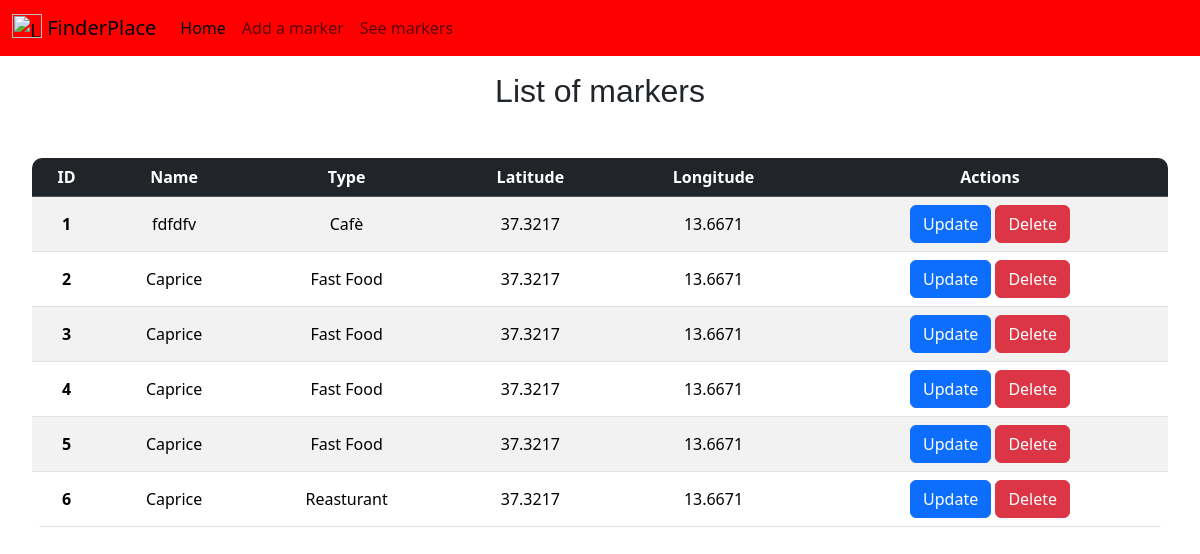
Before: /tabeldb.php with the older database file.
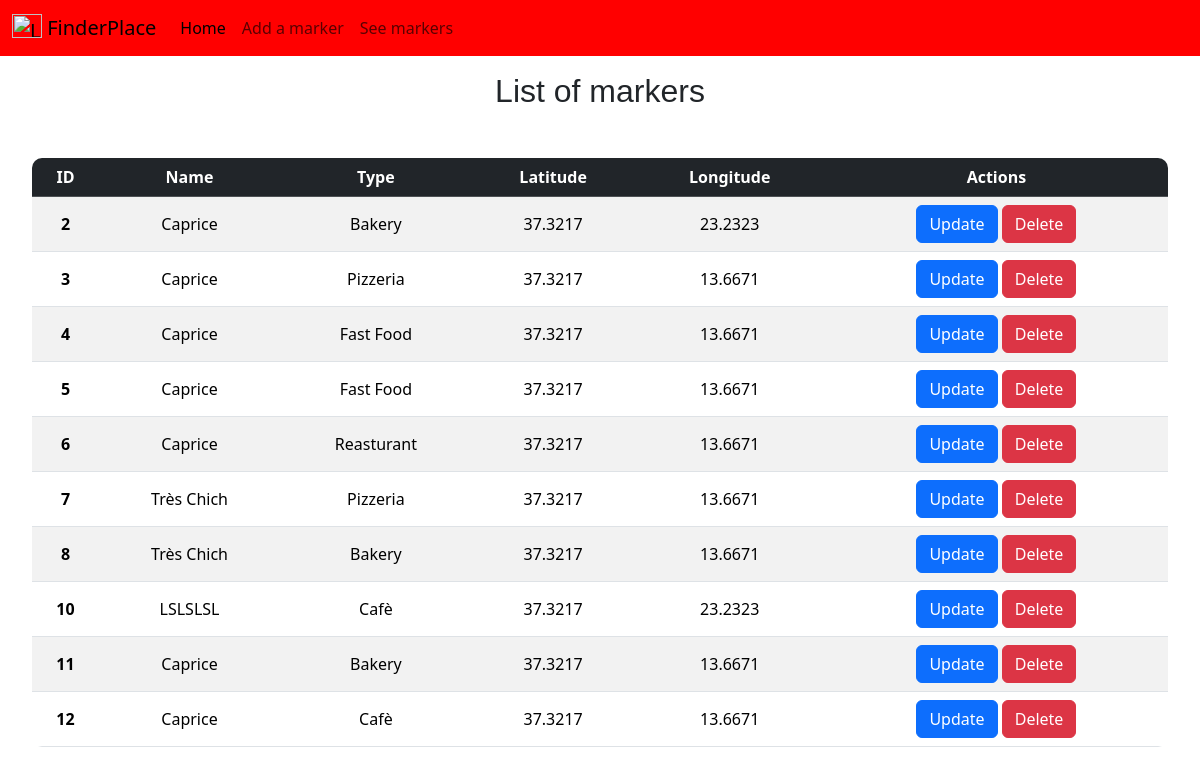
After: the same page with the newer database file.
### tables this page shows
CREATE TABLE `locations` (
  `ID_pos` int(255) NOT NULL,
  `Nome` varchar(255) NOT NULL,
  `Tipologia` varchar(255) NOT NULL,
  `lat` float DEFAULT NULL,
  `lon` float DEFAULT NULL
);

### tabeldb.php (the view)
<?php require_once "com.php"; ?>
 <h2>List of markers</h2>
<div id="tab_div">
<table id="tab" class="table table-striped align-middle">
    <thead class="table-dark ">
        <tr>
            <th scope="col">ID</th>
            <th scope="col">Name</th>
            <th scope="col">Type</th>
            <th scope="col">Latitude</th>
            <th scope="col">Longitude</th>
            <th scope="col">Actions</th>
        </tr>
    </thead>
    <tbody>
        <?php
        $conn = getdb();
        $sql = "SELECT ID_pos, Nome, Tipologia, lat, lon FROM locations";
        $result = $conn->query($sql);
        if ($result->num_rows > 0) {
            while ($row = $result->fetch_assoc()) {
                echo "<tr>
                    <th scope='row'>" . $row["ID_pos"] . "</th>
                    <td>" . $row["Nome"] . "</td>
                    <td>" . $row["Tipologia"] . "</td>
                    <td>" . $row["lat"] . "</td>
                    <td>" . $row["lon"] . "</td>
                    <td>
                        <a href='update_crud.php?id=" . $row["ID_pos"] . "' class='btn btn-primary'>Update</a>
                        <a href='delete.php?id=" . $row["ID_pos"] . "' class='btn btn-danger' onclick='return confirm(\"Are you sure?\")'>Delete</a>
                    </td>
                  </tr>";
            }
        } else {
            echo "<tr><td colspan='6'>No data found</td></tr>";
        }
        ?>
    </tbody>
</table>
    </div>

### navbar.php (shortened to what this page needs)
<link href="https://cdn.jsdelivr.net/npm/bootstrap@5.3.3/dist/css/bootstrap.min.css" rel="stylesheet">
<nav id="nav" class="navbar navbar-expand-lg bg-body-tertiary">
  <div class="container-fluid">
    <a class="navbar-brand">
      <img src="https://icons.iconarchive.com/icons/paomedia/small-n-flat/512/map-map-marker-icon.png" alt="Logo"
        width="30" height="24" class="d-inline-block align-text-top">
      FinderPlace
    </a>
    <div class="collapse navbar-collapse" id="navbarNav">
      <ul class="navbar-nav">
        <li class="nav-item">
          <a class="nav-link active" aria-current="page" href="index.php">Home</a>
        </li>
        <li class="nav-item">
          <a class="nav-link" href="updatedb.php">Add a marker</a>
        </li>
        <li class="nav-item">
          <a class="nav-link" href="tabeldb.php">See markers</a>
        </li>
      </ul>
    </div>
  </div>
</nav>

### com.php (shortened to what this page needs)
<?php
include_once "navbar.php";
?>
<link rel="stylesheet" type="text/css" href="./style.css">
<link href="https://cdn.jsdelivr.net/npm/bootstrap@5.3.3/dist/css/bootstrap.min.css" rel="stylesheet">

### com.php (style rules this page uses)
#nav { background-color: red !important; }
h1, h2 { text-align: center; padding: 1rem; font-family: 'Franklin Gothic Medium', 'Arial Narrow', Arial, sans-serif; }
#tab { width: 100% !important; margin-right: 2rem; text-align: center; border-radius: 10px; overflow: hidden; }
#tab_div { margin: 2rem; padding-bottom: 2rem; }

Changed rows visible on the page:
removed locations: ID_pos "1", Nome "fdfdfv", Tipologia "Cafè", lat "37.3217", lon "13.6671"
changed locations id 2: Tipologia "Fast Food" → "Bakery"; lon "13.6671" → "23.2323"
changed locations id 3: Tipologia "Fast Food" → "Pizzeria"
added locations: ID_pos "7", Nome "Très Chich", Tipologia "Pizzeria", lat "37.3217", lon "13.6671"
added locations: ID_pos "8", Nome "Très Chich", Tipologia "Bakery", lat "37.3217", lon "13.6671"
added locations: ID_pos "10", Nome "LSLSLSL", Tipologia "Cafè", lat "37.3217", lon "23.2323"
added locations: ID_pos "11", Nome "Caprice", Tipologia "Bakery", lat "37.3217", lon "13.6671"
added locations: ID_pos "12", Nome "Caprice", Tipologia "Cafè", lat "37.3217", lon "13.6671"
